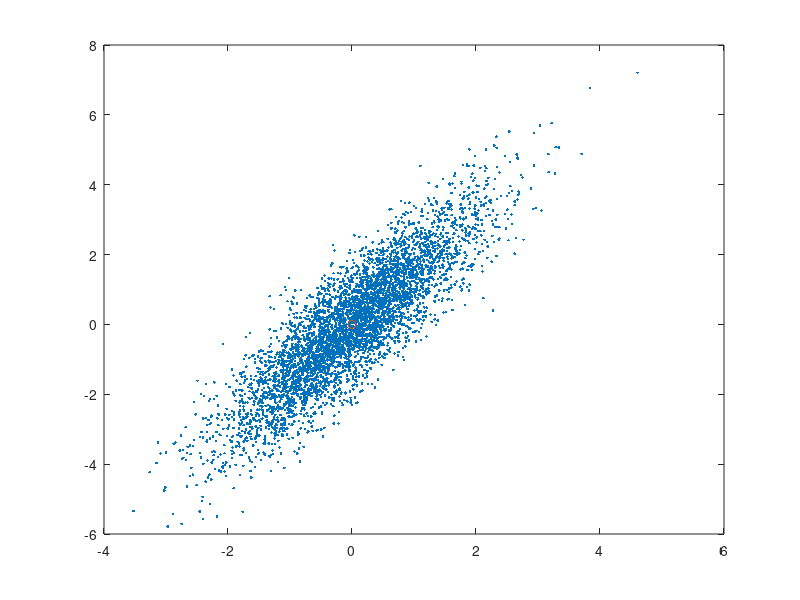

Here is the MATLAB script that generated this plot: (Note: this script raises an error after producing the figure.)
% %% this is a matlab script for some simple testing and some more fun
clear all
close all

%% generated data
% for i = 1:5000
mu = [0,0];
sigma = [1,1.5;1.5,3];
var_x = mvnrnd(mu,sigma,5000);
center = [mu(1) mu(2)];
plot(var_x(:,1),var_x(:,2),'.')
hold on
plot(center(1),center(2),'o')
mahal_dist = mahalanobis(var_x,mu,'cov',cov(var_x));
p_mahal = sqrt(mahal_dist) < chi2inv(0.975,2);
mahal_dist=mahal_dist(p_mahal);
var_x = var_x(p_mahal',:);
plot(var_x(:,1),var_x(:,2),'.')

% calculate the 97.5% quantile of chi square distribution with p degrees of
% freedom
chi2 = chi2cdf(mahal_dist,2);
figure
plot(sort(mahal_dist),sort(chi2))
% bla(i) = numel(var_x(:,1))/5000;
% end
% mean(bla)
% % mahal_xy = mahal(var_x(:,1),var_x(:,2));
% % mahal_yx = mahal(var_x(:,2),var_x(:,1));
% % p_xy = mahal_xy > 2;
% % p_yx = mahal_yx > 2;
% % p = p_xy+p_yx;
% % p = p == 0;
% % x = var_x(:,1);
% % y = var_x(:,2);
% % plot(x(p),y(p),'.')
% 
% 
% 
% %% real data from 6300B -> Bx, By and 6320T -> Ex (fourier-coefficients, dec. 1)
load('E_Ex.mat')
load('B_X.mat')
a = real(X(1:2000,1));
b = real(Y(1:2000,1));
cov_ab = nancov([a b]);
mean_ab = mean([a b]);
d = mahalanobis([a b],mean_ab,'cov',cov_ab);
alpha = chi2inv(0.975,2)+1; % alpha quantile chi2 dist, 97.5 % of data
p = sqrt(d) < alpha;
a_p = a(p);
b_p = b(p);
figure
plot(a,b,'.')
hold on
plot(a_p,b_p,'.')
numel(a_p)/numel(a)

[V,D] = eig(cov_ab); % calculate eigenvalues for ellipse plot
[~,I] = max(D(:));
[i,~] = ind2sub(size(D),I); % index of largest eigenvektor
ax_a = alpha*sqrt(max(D(:))); % main axis a
if i == 1 % index of smallest eigenvalue
    j = 2;
else 
    j = 1;
end
ax_b = alpha*sqrt(D(j,j)); % minor axis b
angle = atan(V(2,i)/V(1,i)); % angle for ellipse
if(angle < 0) % move to 0 to 2*pi
    angle = angle + 2*pi;
end
grid_ellipse = linspace(0,2*pi);
ellipse_a  = ax_a*cos(grid_ellipse);
ellipse_b  = ax_b*sin(grid_ellipse);
R = [cos(angle) sin(angle); -sin(angle) cos(angle)]; % Rotate ellipse
ellipse = [ellipse_a;ellipse_b]'*R;
plot(ellipse(:,1)+mean_ab(1),ellipse(:,2)+mean_ab(2))

% % Z = [real(X(:,1)) real(Y(:))];
% 
% 
% %% plot mahalanobis distance for, cut of at distance 3xstd (standard deviation)
% center = [mean(Z(:,1)) mean(Z(:,2))];
% figure
% plot(Z(:,1),Z(:,2),'.')
% hold on
% plot(center(1),center(2),'o')
% mahal_xy = mahal(Z,Z);
% p = mahal_xy < 3;
% Z = Z(p,:); % Z now only contains data with mahalanobis distance of 3 or less
% plot(Z(:,1),Z(:,2),'.')
% 
% 
% %% parabola for data q(d) = (d - mean(d))^2, multiplied by p.d.f. gives variance of data
% % only for Bx (Z(:,1))
% figure
% mu_Bx = mean(Z(:,2));
% q_Bx = (Z(:,2) - mu_Bx).^2;
% plot(Z(:,2),q_Bx,'x');
% 
% %% p.d.f from Bx p(d) calculated at points given in X
% x_pdf = [-100:0.001:100];
% mu_Bx = mean(Z(:,2));
% std_Bx = std(Z(:,2));
% pdf_Bx = pdf('Normal',Z(:,2),mu_Bx,std_Bx);
% plot(Z(:,2),pdf_Bx,'.');
% qp_Bx = q_Bx.*pdf_Bx; % variance is the area under the curve of var_Bx
% plot(Z(:,2),qp_Bx,'.')
% var_Bx = (1/(numel(Z(:,2))-1))*sum(q_Bx.*pdf_Bx);
% trapz(qp_Bx)

%% Is the mean of a complex number our beloved mean? And what about the cov?
plot(real(Z(:,1)),imag(Z(:,1)),'.')
hold on
k = mean(Z(:,1));
plot(real(k),imag(k),'o')
for i = 1:numel(Z(1,:))
    for j = 1:numel(Z(1,:))
        sum = 0;
        for m = 1:numel(Z(:,1))
            sum = sum + ( (Z(m,i)-mean(Z(:,i)))*(Z(m,j)-mean(Z(:,j)))' );
            C(i,j) = (1/(numel(Z(:,1))-1)) * sum;
            m
            i
            j
        end
    end
end

%% do it yourself-mahalanobis distance

Ex = Y;
Bx = X(:,1);
By = X(:,2);

mu_Ex = mean(Ex);
mu_Bx = mean(Bx);
mu_By = mean(By);
mu = [mu_Ex mu_Bx mu_By];

Z = [Ex Bx By]';
cov_Z = nancov(Z);

d = sqrt((Z-mu)'*inv(cov_Z)*(Z-mu));




















